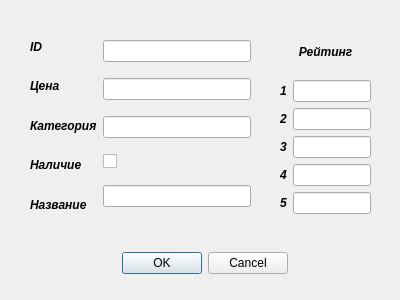
<?xml version="1.0" encoding="UTF-8"?>
<ui version="4.0">
 <class>InputDialog</class>
 <widget class="QDialog" name="InputDialog">
  <property name="geometry">
   <rect>
    <x>0</x>
    <y>0</y>
    <width>400</width>
    <height>300</height>
   </rect>
  </property>
  <property name="windowTitle">
   <string>Dialog</string>
  </property>
  <widget class="QWidget" name="layoutWidget">
   <property name="geometry">
    <rect>
     <x>280</x>
     <y>30</y>
     <width>91</width>
     <height>184</height>
    </rect>
   </property>
   <layout class="QVBoxLayout" name="verticalLayout_5">
    <item>
     <widget class="QLabel" name="label_6">
      <property name="font">
       <font>
        <italic>true</italic>
        <bold>true</bold>
       </font>
      </property>
      <property name="text">
       <string>Рейтинг</string>
      </property>
      <property name="alignment">
       <set>Qt::AlignCenter</set>
      </property>
     </widget>
    </item>
    <item>
     <layout class="QHBoxLayout" name="horizontalLayout_2">
      <item>
       <layout class="QVBoxLayout" name="verticalLayout_4">
        <item>
         <widget class="QLabel" name="label_7">
          <property name="font">
           <font>
            <italic>true</italic>
            <bold>true</bold>
           </font>
          </property>
          <property name="text">
           <string>1</string>
          </property>
         </widget>
        </item>
        <item>
         <widget class="QLabel" name="label_8">
          <property name="font">
           <font>
            <italic>true</italic>
            <bold>true</bold>
           </font>
          </property>
          <property name="text">
           <string>2</string>
          </property>
         </widget>
        </item>
        <item>
         <widget class="QLabel" name="label_9">
          <property name="font">
           <font>
            <italic>true</italic>
            <bold>true</bold>
           </font>
          </property>
          <property name="text">
           <string>3</string>
          </property>
         </widget>
        </item>
        <item>
         <widget class="QLabel" name="label_10">
          <property name="font">
           <font>
            <italic>true</italic>
            <bold>true</bold>
           </font>
          </property>
          <property name="text">
           <string>4</string>
          </property>
         </widget>
        </item>
        <item>
         <widget class="QLabel" name="label_11">
          <property name="font">
           <font>
            <italic>true</italic>
            <bold>true</bold>
           </font>
          </property>
          <property name="text">
           <string>5</string>
          </property>
         </widget>
        </item>
       </layout>
      </item>
      <item>
       <layout class="QVBoxLayout" name="verticalLayout_3">
        <item>
         <widget class="QLineEdit" name="ratingEdits0"/>
        </item>
        <item>
         <widget class="QLineEdit" name="ratingEdits1"/>
        </item>
        <item>
         <widget class="QLineEdit" name="ratingEdits2"/>
        </item>
        <item>
         <widget class="QLineEdit" name="ratingEdits3"/>
        </item>
        <item>
         <widget class="QLineEdit" name="ratingEdits4"/>
        </item>
       </layout>
      </item>
     </layout>
    </item>
   </layout>
  </widget>
  <widget class="QWidget" name="layoutWidget_2">
   <property name="geometry">
    <rect>
     <x>30</x>
     <y>30</y>
     <width>221</width>
     <height>191</height>
    </rect>
   </property>
   <layout class="QHBoxLayout" name="horizontalLayout">
    <item>
     <layout class="QVBoxLayout" name="verticalLayout">
      <item>
       <widget class="QLabel" name="label">
        <property name="font">
         <font>
          <italic>true</italic>
          <bold>true</bold>
         </font>
        </property>
        <property name="text">
         <string>ID</string>
        </property>
       </widget>
      </item>
      <item>
       <widget class="QLabel" name="label_2">
        <property name="font">
         <font>
          <italic>true</italic>
          <bold>true</bold>
         </font>
        </property>
        <property name="text">
         <string>Цена</string>
        </property>
       </widget>
      </item>
      <item>
       <widget class="QLabel" name="label_3">
        <property name="font">
         <font>
          <italic>true</italic>
          <bold>true</bold>
         </font>
        </property>
        <property name="text">
         <string>Категория</string>
        </property>
       </widget>
      </item>
      <item>
       <widget class="QLabel" name="label_4">
        <property name="font">
         <font>
          <italic>true</italic>
          <bold>true</bold>
         </font>
        </property>
        <property name="text">
         <string>Наличие</string>
        </property>
       </widget>
      </item>
      <item>
       <widget class="QLabel" name="label_5">
        <property name="font">
         <font>
          <italic>true</italic>
          <bold>true</bold>
         </font>
        </property>
        <property name="text">
         <string>Название</string>
        </property>
       </widget>
      </item>
     </layout>
    </item>
    <item>
     <layout class="QVBoxLayout" name="verticalLayout_2">
      <item>
       <widget class="QLineEdit" name="idEdit"/>
      </item>
      <item>
       <widget class="QLineEdit" name="priceEdit"/>
      </item>
      <item>
       <widget class="QLineEdit" name="gradeEdit"/>
      </item>
      <item>
       <widget class="QCheckBox" name="inStockEdit">
        <property name="layoutDirection">
         <enum>Qt::LeftToRight</enum>
        </property>
        <property name="autoFillBackground">
         <bool>true</bool>
        </property>
        <property name="text">
         <string/>
        </property>
       </widget>
      </item>
      <item>
       <widget class="QLineEdit" name="nameEdit"/>
      </item>
     </layout>
    </item>
   </layout>
  </widget>
  <widget class="QDialogButtonBox" name="buttonBox">
   <property name="geometry">
    <rect>
     <x>120</x>
     <y>250</y>
     <width>168</width>
     <height>26</height>
    </rect>
   </property>
   <property name="standardButtons">
    <set>QDialogButtonBox::Cancel|QDialogButtonBox::Ok</set>
   </property>
  </widget>
 </widget>
 <resources/>
 <connections/>
</ui>
